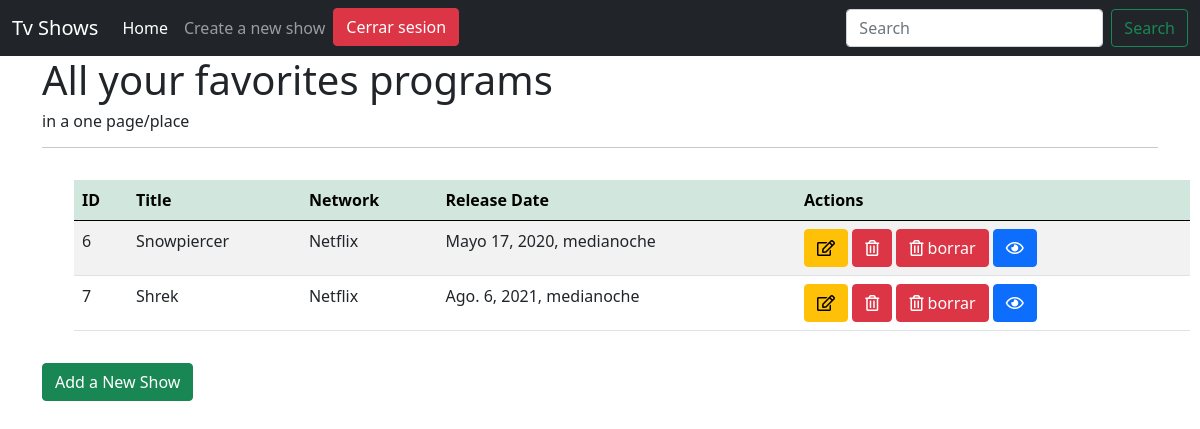
Page /shows/ (signed in) on the earlier database version.
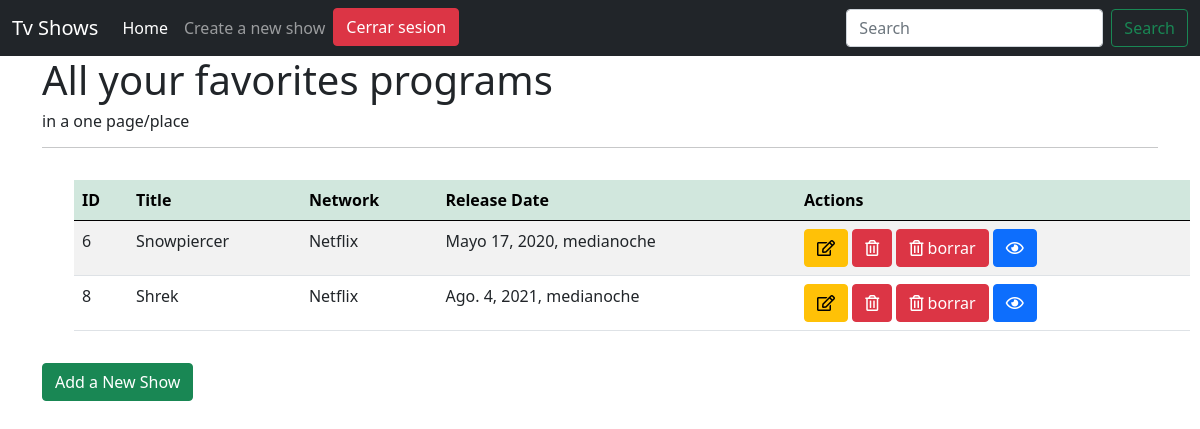
Same page on the later database version.
### main/models.py (models this page shows)
class tv_show(models.Model):
    title = models.CharField(max_length=255)
    network = models.CharField(max_length=255)
    release_date = models.DateTimeField(auto_now=False, auto_now_add=False)
    desc = models.TextField()
    zelda = models.CharField(
        max_length=500, default='https://media2.giphy.com/media/8L0Pky6C83SzkzU55a/giphy.gif?cid=ecf05e47mnvcxnlgry2pnecdjoe54nzctn9h5naumw04xddv&rid=giphy.gif&ct=g')
    created_at = models.DateField(auto_now_add=True)
    updated_at = models.DateField(auto_now=True)
    objects = TvManager()

### main/decorators.py (the view)
    def wrapper(request,*args):
        if 'user' not in request.session:
            return redirect('/signup')
        resp = funct(request,*args)
        return resp

### main/views.py (called while the page is built)
@login_required
def home(request):
    tv_shows = tv_show.objects.all()
    context = {
        'tv': tv_shows,
    }
    return render(request, 'home.html', context)

### main/templates/home.html (shortened to what this page needs)
{% extends 'base.html'%}
{% block content %}
<div class="container">
    <h1>All your favorites programs</h1>
    <h6>in a one page/place</h6>
    <hr>
    <table class="table table-striped">
        <thead class="table-success">
            <tr>
                <th class="col">ID</th>
                <th class="col">Title</th>
                <th class="col">Network</th>
                <th class="col">Release Date</th>
                <th class="col">Actions</th>
            </tr>
        </thead>
        <tbody>
            {%for tv in tv%}
            <tr>
                <td>{{tv.id}}</td>
                <td>{{tv.title}}</td>
                <td>{{tv.network}}</td>
                <td>{{tv.release_date}}</td>
                <td><a href="../shows/edit_show/{{tv.id}}" class="btn btn-warning"><i class="far fa-edit"></i></i></a>
                    <a href="delete_show/{{tv.id}}" class="btn btn-danger">
                        <i class="far fa-trash-alt"></i></a>
                    <button class="btn btn-danger delete" value="{{tv.id}}"> <i class="far fa-trash-alt"></i>
                        borrar</button>
                    <a href="show_tv/{{tv.id}}" class="btn btn-primary"><i class="far fa-eye"></i></a>
                </td>
            </tr>
            {%endfor%}
        </tbody>
    </table>
    <a href="/new_show" class="btn btn-success">Add a New Show</a>
</div>
{% endblock %}

### main/templates/base.html (shortened to what this page needs)
<!DOCTYPE html>
<html lang="en">
<head>
    <link href="https://cdn.jsdelivr.net/npm/bootstrap@5.1.0/dist/css/bootstrap.min.css" rel="stylesheet"
>
    <link rel="stylesheet" href="https://pro.fontawesome.com/releases/v5.10.0/css/all.css"
 />
    <link rel="stylesheet" href="https://cdnjs.cloudflare.com/ajax/libs/toastr.js/latest/toastr.css"
 />
</head>
<body>
    {% load static %}
    <link rel="stylesheet" href="{% static 'css/style_tv.css'%}">
    <nav class="navbar navbar-expand-lg navbar-dark bg-dark">
        <div class="container-fluid">
            <a class="navbar-brand" href="/home">Tv Shows</a>
            <div class="collapse navbar-collapse" id="navbarSupportedContent">
                <ul class="navbar-nav me-auto mb-2 mb-lg-0">
                    <li class="nav-item">
                        <a class="nav-link active" aria-current="page" href="/shows">Home</a>
                    </li>
                    <li class="nav-item">
                        <a class="nav-link" href="/new_show">Create a new show</a>
                    </li>
                    <li>
                        <a href="/logout" class="btn btn-danger">Cerrar sesion</a>
                    </li>
                </ul>
                <form class="d-flex" action="/find_show" method="POST">
                    <input class="form-control me-2" type="search" placeholder="Search" aria-label="Search"
                        name="title">
                    <button class="btn btn-outline-success" type="submit">Search</button>
                </form>
            </div>
        </div>
    </nav>
    {% block content %}{% endblock %}
</body>
</html>

### main/static/css/style_tv.css (style rules this page uses)
.table { margin: 2rem; }

Differences in the rows shown:
removed tv_show: id "7", title "Shrek", network "Netflix", release_date "Ago. 6, 2021, medianoche"
added tv_show: id "8", title "Shrek", network "Netflix", release_date "Ago. 4, 2021, medianoche"
